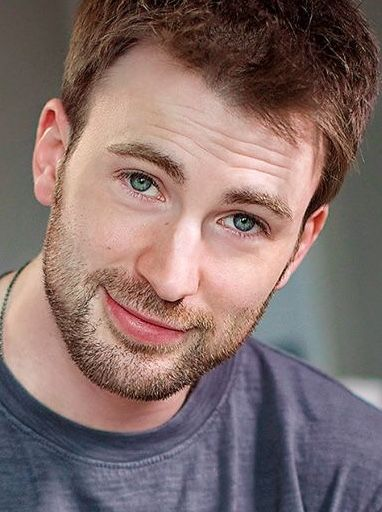
#> input picture others/Face-Recognition-Haar-LBPH-master/Face-Recognition-Haar-LBPH-master/training-data/s1/1.jpeg, 382 x 512 px
$ python facerecognition.py
#> lines starting #> are read from the running program, lines starting #| are printed output that depends on the picture; after the words box and inside, x2 and y2 are one past the last pixel; in counts of white or black regions, pixels touching at a corner belong together
### others/Face-Recognition-Haar-LBPH-master/Face-Recognition-Haar-LBPH-master/facedetection.py
import cv2 as cv

def face_detection(imagepath):
	# Read image from your local file system
#> called with imagepath = 'training-data/s1/1.jpeg'
	original_image = cv.imread(imagepath)
#> original_image is the input picture: shape (512, 382, 3); mean B, G, R 107.3, 109.8, 131.2
	cropped_faces=[]

	# Convert color image to grayscale for Viola-Jones
	grayscale_image = cv.cvtColor(original_image, cv.COLOR_BGR2GRAY)
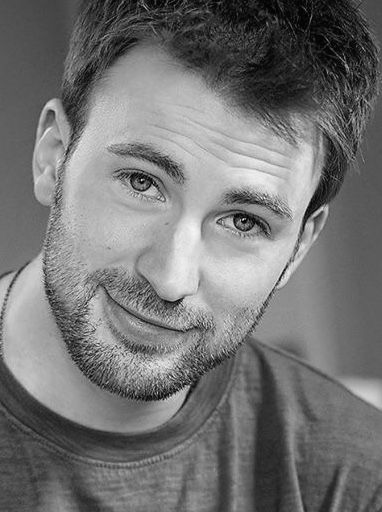
#> grayscale_image: shape (512, 382); min 0, max 245, mean 115.9
	face_cascade = cv.CascadeClassifier('others/Face-Recognition-Haar-LBPH-master/Face-Recognition-Haar-LBPH-master/opencvfiles/haarcascade_frontalface_alt.xml')

	detected_faces_coordinates = face_cascade.detectMultiScale(grayscale_image,scaleFactor=1.3,minNeighbors=5,minSize=(30, 30))
#> detected_faces_coordinates = ()

	#if no face is detected
	if(len(detected_faces_coordinates)==0):
		return None,None

	for (x, y, width, height) in detected_faces_coordinates: #x,y,w,h
		cv.rectangle(original_image,(x, y),(x+ width, y + height),(0, 255, 0),2)
		#cv.imshow('Image', original_image)
		#cv.waitKey(0)
		#cv.destroyAllWindows()
	for i in detected_faces_coordinates:
		(x,y,w,h)=i
		cropped_faces.append(grayscale_image[y:y+h,x:x+w])


	'''
	for img in cropped_faces:
		cv.imshow('cropped face',img)
		cv.waitKey(0)
		cv.destroyAllWindows()
	'''
	return cropped_faces,detected_faces_coordinates


### others/Face-Recognition-Haar-LBPH-master/Face-Recognition-Haar-LBPH-master/training.py
import cv2 as cv
import numpy as np
import os
from facedetection import face_detection

def training(parent): #parent-parent folder path
	directorynames=os.listdir(parent)#directory names inside parent
	faces=[]
	labels=[]

	for directoryname in directorynames:

		if directoryname.startswith("s"):

			x=directoryname.replace("s","")
			label=int(x)

			directorypath=parent+"/"+directoryname #directory path
			imagenames=os.listdir(directorypath) #image names inside current directory_name
			for imagename in imagenames:

				if not imagename.startswith('.'):

					imagepath=directorypath+"/"+imagename #image path
					cropped_faces,coordinates=face_detection(imagepath)
					if cropped_faces is not None: #if face(s) are detected in the image
						faces.append(cropped_faces[0])
						#assuming each image in **training data set** has only one face
						labels.append(label)

	# [6 lines of commented-out code are left out]

	return faces,labels

### others/Face-Recognition-Haar-LBPH-master/Face-Recognition-Haar-LBPH-master/facerecognition.py
import cv2 as cv
import numpy as np
from facedetection import face_detection
from training import training


def predict(testimagepath,face_recognizer,names):
#> called with testimagepath = 'test-data/1.jpeg'
	img=cv.imread('others/Face-Recognition-Haar-LBPH-master/Face-Recognition-Haar-LBPH-master/test-data/1.jpeg')
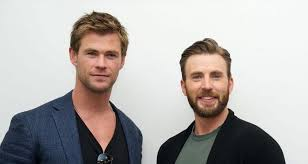
#> input picture others/Face-Recognition-Haar-LBPH-master/Face-Recognition-Haar-LBPH-master/test-data/1.jpeg, 308 x 164 px, found by its file name
#> img is the input picture: shape (164, 308, 3); mean B, G, R 170.9, 173.2, 177.8

	#if img is None:
		#print("wrong path")
	img=img.copy()

	cropped_faces,coordinates=face_detection(testimagepath) #detect faces in test image
#> call 4 of face_detection, with imagepath = 'test-data/1.jpeg'
#> in face_detection (call 4), `grayscale_image = cv.cvtColor(original_image, cv.COLOR_BGR2GRAY)`:
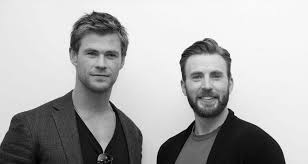
#> grayscale_image: shape (164, 308); min 0, max 255, mean 174.3
#> in face_detection (call 4), `detected_faces_coordinates = face_cascade.detectMultiScale(grayscale_i..`: detected_faces_coordinates = [[73, 33, 56, 56], [180, 55, 54, 54]]
#> the loop in face_detection (call 4), `for (x, y, width, height) in detected_faces_coordinates:` made 2 passes
#> after the loop in face_detection (call 4), `for (x, y, width, height) in detected_faces_coordinates:`:
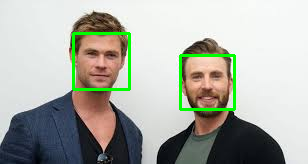
#> original_image: shape (164, 308, 3); 2.6% of pixels changed, all inside (x1, y1, x2, y2) = (72, 32, 236, 111)
#> the loop in face_detection (call 4), `for i in detected_faces_coordinates:` made 2 passes
#> after the loop in face_detection (call 4), `for i in detected_faces_coordinates:`: cropped_faces = 2 items
#> cropped_faces = 2 items; coordinates = [[73, 33, 56, 56], [180, 55, 54, 54]]
	#print(str( len(cropped_faces))+ " faces detected")
	if cropped_faces is None:
		print("No face detected")
		return None


	for i in range(len(cropped_faces)): #for each detected face
		(x,y,width,height)=coordinates[i]
#> x = 73; y = 33; width = 56; height = 56

		cropped_face=cropped_faces[i]
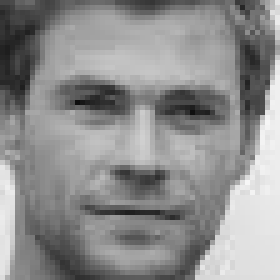
#> cropped_face: shape (56, 56) (shown 5 times larger); min 14, max 246, mean 142.3

		label,confidence=face_recognizer.predict(cropped_face)  #confidence is an integer returned by predict method which gives associated confidence (e.g. distance) for the predicted label.
#> label = 1; confidence = 145.1
		cv.rectangle(img,(x, y),(x+ width, y + height),(0, 255, 0),2)  #draw a rectangle around detected face
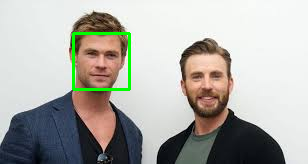
#> img: shape (164, 308, 3); 1.32% of pixels changed, all inside (x1, y1, x2, y2) = (72, 32, 131, 91)
		cv.putText(img,str(names[label]),(x,y),cv.FONT_HERSHEY_PLAIN,1,(0,255,0),1) #put the correct label above the detected face
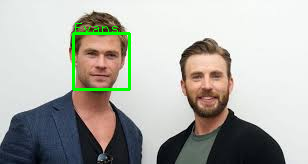
#> img: shape (164, 308, 3); 0.15% of pixels changed, all inside (x1, y1, x2, y2) = (75, 23, 118, 32)


	return img


#train the data using all the images in the dataset
faces,labels=training("training-data")

#LFBP Face Recognizer
face_recognizer=cv.face.LBPHFaceRecognizer_create()

#convert labels (list) to numpy array as LBPH Face Recognizer needs a numpy array as its second argument
labels=np.array(labels)
face_recognizer.train(faces,labels)


testimagepath="test-data/1.jpeg"

names={1:'Evans',2:'Hemsworth'} # a dictionary to store name associated with each label
predictedimg=predict(testimagepath,face_recognizer,names)

if predictedimg is not None:

	cv.imshow('Recognized Faces',predictedimg)
	cv.waitKey(0)
	cv.destroyAllWindows()
